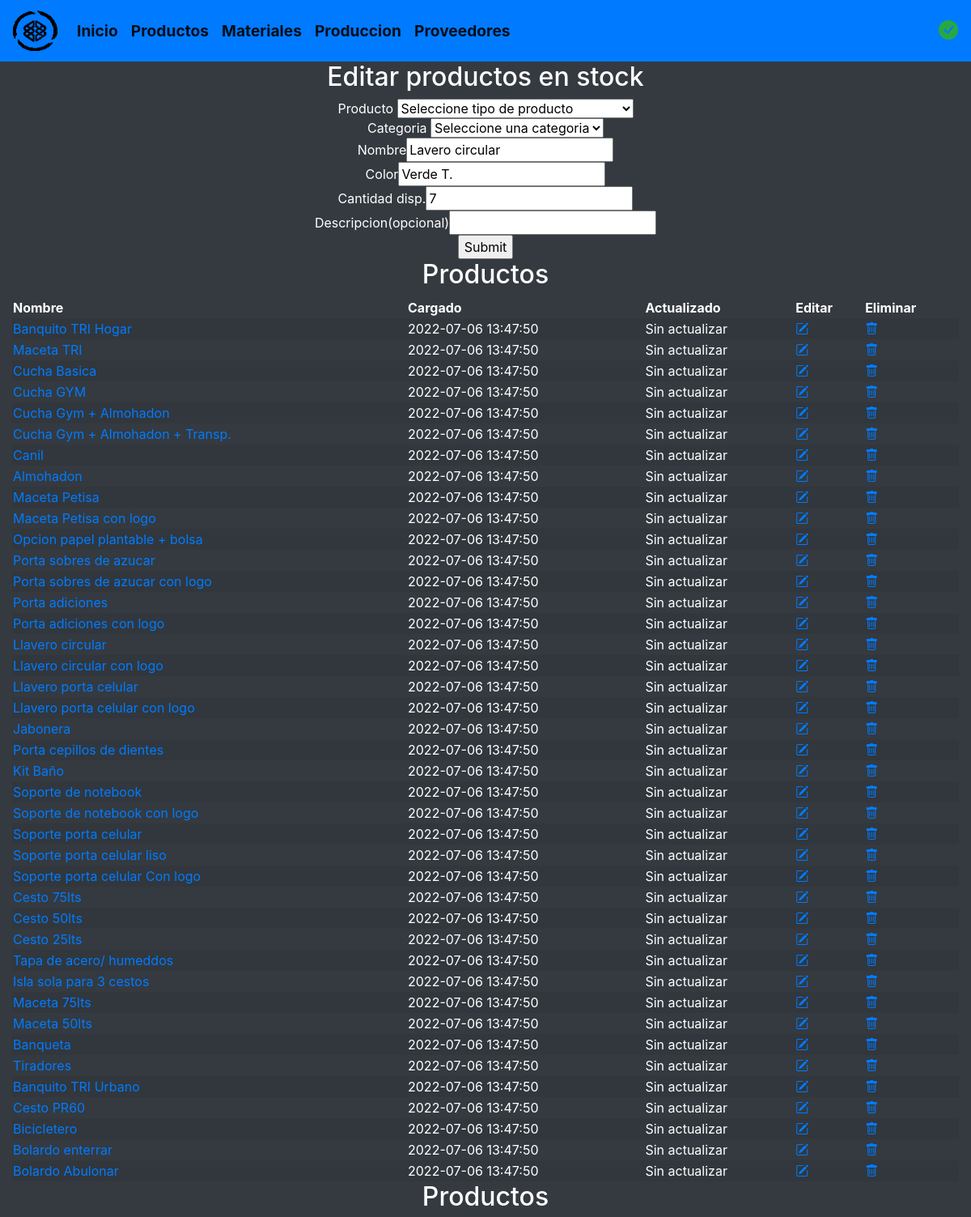
The page /verproducto.php?idstock=1 (upper part) on the database its author committed.
### tables this page shows
create table productosalmacen(
	id_stock int unsigned auto_increment primary key,
	id_producto int unsigned,
	id_categoria int unsigned,
	nombre varchar(150) not null,
	color varchar(90) not null,
	stock_disponible int(4) not null,
	descripcion varchar(320),
	creada_el TIMESTAMP DEFAULT CURRENT_TIMESTAMP,
  	actualizada_el TIMESTAMP DEFAULT CURRENT_TIMESTAMP,
  	foreign key (id_categoria) references categoria(id_categoria),
  	foreign key (id_producto) references productos(id_producto)
);

create table productos(
	id_producto int unsigned auto_increment primary key,
	id_tipo_procesado int unsigned,
	id_categoria int unsigned,
	nomproducto varchar(150) not null,
	creada_el TIMESTAMP DEFAULT CURRENT_TIMESTAMP,
  	actualizada_el TIMESTAMP DEFAULT CURRENT_TIMESTAMP,
	foreign key (id_tipo_procesado) references produccion(id_tipo_procesado),
	foreign key (id_categoria) references categoria(id_categoria)
);

### verproducto.php (the view, shortened to what this page needs)
<!DOCTYPE html>
<html lang="es">
	<?php include "modulos/head.php" ?>
	<body class="bg-dark text-white">
		<?php include "modulos/navheader.php" ?>
			<article class="col">
				<center>
					<?php
						if($_GET) {
					    $id=$_GET['idstock'];
					    $sql_unico='SELECT * FROM productosalmacen WHERE id_stock=?';
					    $gsent_unico = $cnn->prepare($sql_unico);
					    $gsent_unico->execute(array($id));
					    $resultado_unico = $gsent_unico->fetch();
						}
					?>
					<?php if ($_GET): ?>
					<h2>Editar productos en stock</h2>
					<form method="GET" action="editarproducto.php">
						<fieldset>
							Producto
							<select name="a" value="<?php echo $resultado_unico['id_producto']; ?>">
								<option selected hidden disabled> Seleccione tipo de producto</option>
								<?php
									$sql_leer='SELECT * FROM productos';
									$gsent = $cnn->prepare($sql_leer);
									$gsent->execute();
									$resultados = $gsent->fetchAll();
								?>
							</select>
						</fieldset>
						<fieldset>
							Categoria
							<select name="b" value="<?php echo $resultado_unico['id_categoria']; ?>">
								<option selected hidden value="<?php echo $resultado_unico['id_categoria']; ?>" > Seleccione una categoria</option>
							</select>
						</fieldset>
						<fieldset>
							Nombre<input type="text" name="name" value="<?php echo $resultado_unico['nombre']?>">
						</fieldset>
						<fieldset>
							Color<input type="text" name="color" value="<?php echo $resultado_unico['color']?>">
						</fieldset>
						<fieldset>
							Cantidad disp.<input type="number" name="stock" value="<?php echo $resultado_unico['stock_disponible']?>">
						</fieldset>
						<fieldset>
							Descripcion(opcional)<input type="text" name="descripcion" value="<?php echo $resultado_unico['descripcion']?>">
						</fieldset>
						<fieldset>
							<input type="submit">
						</fieldset>
					</form>
					<?php endif; ?>
				</center>
				<center><h2>Productos</h2></center>
				<table class="col table-striped">
					<thead>
						<tr>
							<th>Nombre</th>
							<th>Cargado</th>
							<th>Actualizado</th>
							<th>Editar</th>
							<th>Eliminar</th>
						</tr>
					</thead>
					<tbody>
						<?php
							include "db/conexion.php";
							$leer_sql='SELECT * FROM productos';
							$gsent = $cnn->prepare($leer_sql);
							$gsent->execute();
							$resultadotes = $gsent->fetchAll();
						    foreach ($resultadotes as $datote):
						?>
						<tr>
							<td><a href="verprecioproducto.php?id=<?php echo $datote['id_producto']; ?>"><?php echo $datote['nomproducto']; ?></a></td>
						    <td><?php echo $datote['creada_el']; ?></td>
						    <td>
						    	<?php
						    		if($datote['creada_el']==$datote['actualizada_el'])
						    			{echo 'Sin actualizar';}
						    		else
						    			{echo $datote['actualizada_el'];}
						    	?>
						    </td>
							<td><a href="verproducto.php?idproducto=<?php echo $datote['id_producto']; ?>"><i class="bi bi-pencil-square"></i></a></td>
						    <td><a href="eliminarproducto.php?id=<?php echo $datote['id_producto']; ?>" onclick="return confirmar()"><i class="bi bi-trash"></i></a></td>
						</tr>
						<?php endforeach; ?>
					</tbody>
				</table>
			</article>
			<article class="col">
				<center>
					<h2>Productos</h2>
				</center>
			</article>
		</main>
	</body>
</html>

### rows shown on the page
productosalmacen: b "Seleccione una categoria", name "Lavero circular", color "Verde T.", stock "7"
productos: nomproducto "Banquito TRI Hogar", creada_el "2022-07-06 13:47:50", shows "Sin actualizar"
productos: nomproducto "Maceta TRI", creada_el "2022-07-06 13:47:50", shows "Sin actualizar"
productos: nomproducto "Cucha Basica", creada_el "2022-07-06 13:47:50", shows "Sin actualizar"
productos: nomproducto "Cucha GYM", creada_el "2022-07-06 13:47:50", shows "Sin actualizar"
productos: nomproducto "Cucha Gym + Almohadon", creada_el "2022-07-06 13:47:50", shows "Sin actualizar"
productos: nomproducto "Cucha Gym + Almohadon + Transp.", creada_el "2022-07-06 13:47:50", shows "Sin actualizar"
productos: nomproducto "Canil", creada_el "2022-07-06 13:47:50", shows "Sin actualizar"
productos: nomproducto "Almohadon", creada_el "2022-07-06 13:47:50", shows "Sin actualizar"
productos: nomproducto "Maceta Petisa", creada_el "2022-07-06 13:47:50", shows "Sin actualizar"
productos: nomproducto "Maceta Petisa con logo", creada_el "2022-07-06 13:47:50", shows "Sin actualizar"
productos: nomproducto "Opcion papel plantable + bolsa", creada_el "2022-07-06 13:47:50", shows "Sin actualizar"
productos: nomproducto "Porta sobres de azucar", creada_el "2022-07-06 13:47:50", shows "Sin actualizar"
productos: nomproducto "Porta sobres de azucar con logo", creada_el "2022-07-06 13:47:50", shows "Sin actualizar"
productos: nomproducto "Porta adiciones", creada_el "2022-07-06 13:47:50", shows "Sin actualizar"
productos: nomproducto "Porta adiciones con logo", creada_el "2022-07-06 13:47:50", shows "Sin actualizar"
productos: nomproducto "Llavero circular", creada_el "2022-07-06 13:47:50", shows "Sin actualizar"
productos: nomproducto "Llavero circular con logo", creada_el "2022-07-06 13:47:50", shows "Sin actualizar"
productos: nomproducto "Llavero porta celular", creada_el "2022-07-06 13:47:50", shows "Sin actualizar"
productos: nomproducto "Llavero porta celular con logo", creada_el "2022-07-06 13:47:50", shows "Sin actualizar"
productos: nomproducto "Jabonera", creada_el "2022-07-06 13:47:50", shows "Sin actualizar"
productos: nomproducto "Porta cepillos de dientes", creada_el "2022-07-06 13:47:50", shows "Sin actualizar"
productos: nomproducto "Kit Baño", creada_el "2022-07-06 13:47:50", shows "Sin actualizar"
productos: nomproducto "Soporte de notebook", creada_el "2022-07-06 13:47:50", shows "Sin actualizar"
productos: nomproducto "Soporte de notebook con logo", creada_el "2022-07-06 13:47:50", shows "Sin actualizar"
productos: nomproducto "Soporte porta celular", creada_el "2022-07-06 13:47:50", shows "Sin actualizar"
productos: nomproducto "Soporte porta celular liso", creada_el "2022-07-06 13:47:50", shows "Sin actualizar"
productos: nomproducto "Soporte porta celular Con logo", creada_el "2022-07-06 13:47:50", shows "Sin actualizar"
productos: nomproducto "Cesto 75lts", creada_el "2022-07-06 13:47:50", shows "Sin actualizar"
productos: nomproducto "Cesto 50lts", creada_el "2022-07-06 13:47:50", shows "Sin actualizar"
productos: nomproducto "Cesto 25lts", creada_el "2022-07-06 13:47:50", shows "Sin actualizar"
productos: nomproducto "Tapa de acero/ humeddos", creada_el "2022-07-06 13:47:50", shows "Sin actualizar"
productos: nomproducto "Isla sola para 3 cestos", creada_el "2022-07-06 13:47:50", shows "Sin actualizar"
productos: nomproducto "Maceta 75lts", creada_el "2022-07-06 13:47:50", shows "Sin actualizar"
productos: nomproducto "Maceta 50lts", creada_el "2022-07-06 13:47:50", shows "Sin actualizar"
productos: nomproducto "Banqueta", creada_el "2022-07-06 13:47:50", shows "Sin actualizar"
productos: nomproducto "Tiradores", creada_el "2022-07-06 13:47:50", shows "Sin actualizar"
productos: nomproducto "Banquito TRI Urbano", creada_el "2022-07-06 13:47:50", shows "Sin actualizar"
productos: nomproducto "Cesto PR60", creada_el "2022-07-06 13:47:50", shows "Sin actualizar"
productos: nomproducto "Bicicletero", creada_el "2022-07-06 13:47:50", shows "Sin actualizar"
productos: nomproducto "Bolardo enterrar", creada_el "2022-07-06 13:47:50", shows "Sin actualizar"
productos: nomproducto "Bolardo Abulonar", creada_el "2022-07-06 13:47:50", shows "Sin actualizar"
